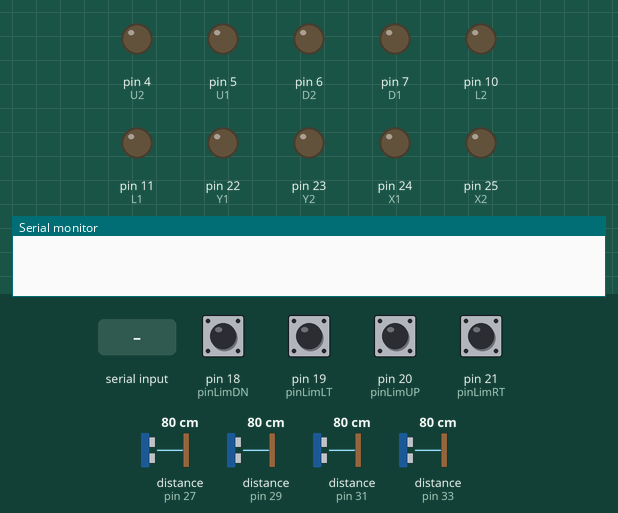
Recording of a sketch running on a simulated Arduino Mega 2560, built with avr-gcc and run on an emulated ATmega2560. On the bench: output pins drawn as LEDs (lit = HIGH), the last lines printed to the serial monitor. The inputs (shaded band) are chosen by the test bench; at power-on: pin 18 (pinLimDN), pin 19 (pinLimLT), pin 20 (pinLimUP), pin 21 (pinLimRT) HIGH, distance to the obstacle (sensors on pin 29, pin 27, pin 31, pin 33) 80 cm. The echo pulse lasts 58.3 µs per cm; pins used as bus, display or sensor lines are not drawn.

Above: at 1.2 s.
1.3 s: "w" received over Serial
At 2.7 s:
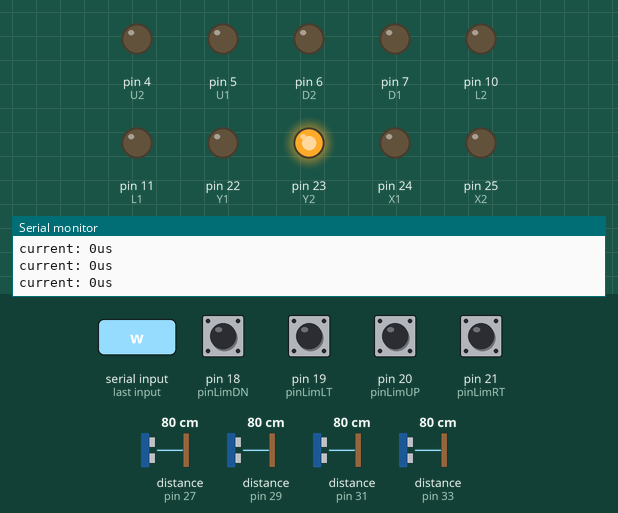
3.0 s: byte 107 (107) received over Serial
At 4.2 s:
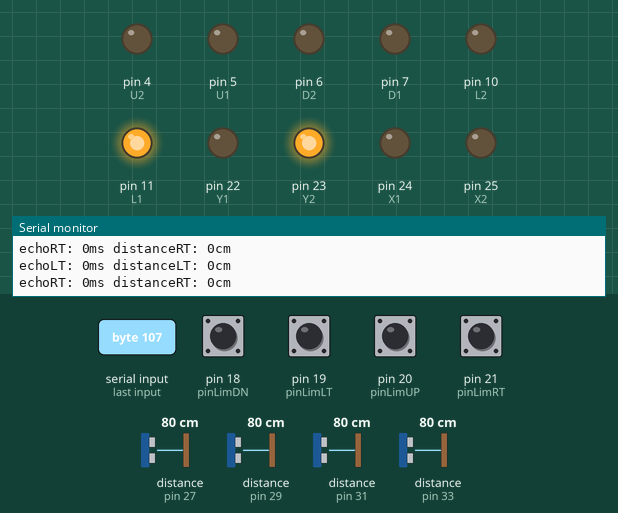
4.7 s: byte 120 (120) received over Serial
At 5.3 s:
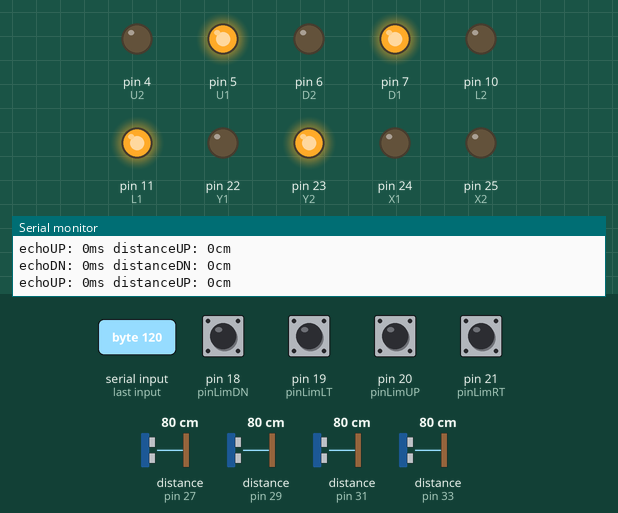
6.5 s: pin 18 (pinLimDN) pulled LOW for 0.15 s
At 7.7 s:
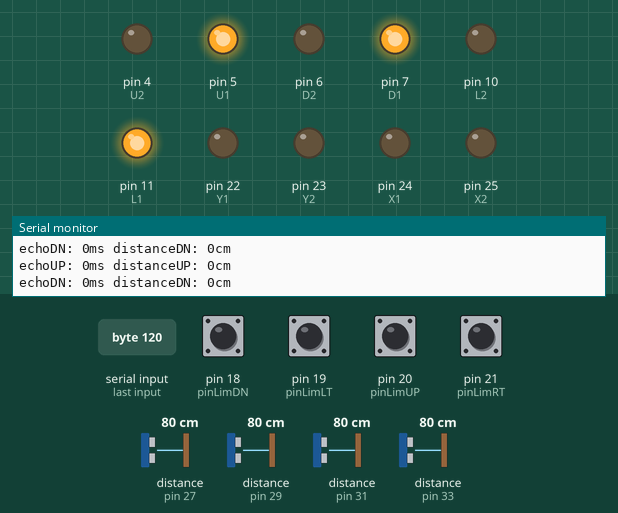
8.1 s: distance to the obstacle (sensor on pin 29) set to 7 cm
At 9.2 s:
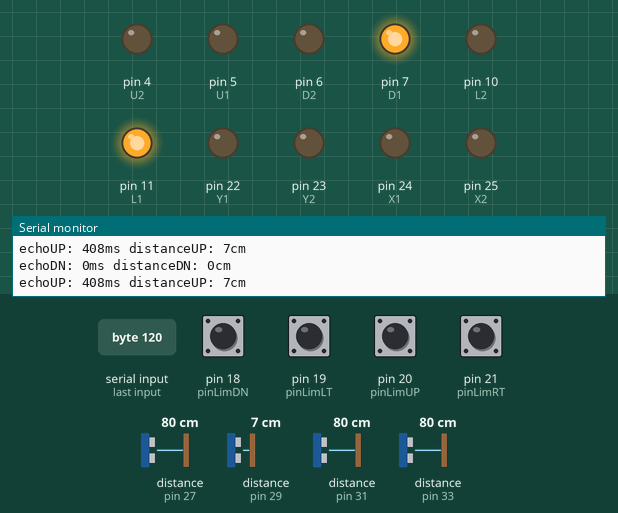
9.8 s: distance to the obstacle (sensor on pin 27) set to 7 cm
At 10.25 s:
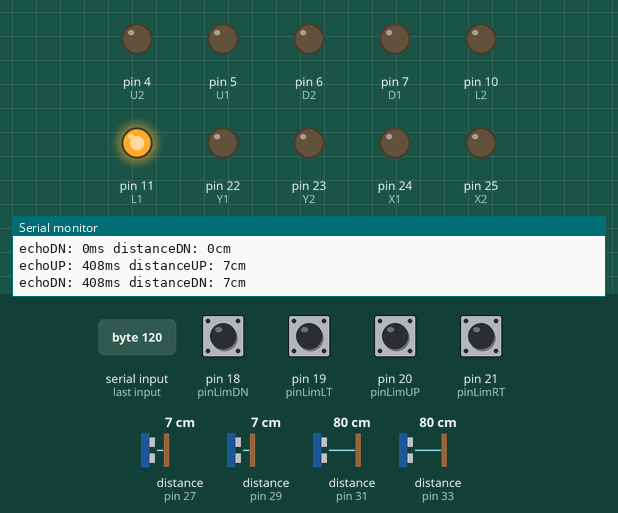
Timing chart, 0 to 12.8 s (numbered marks = the images above; inputs shaded):
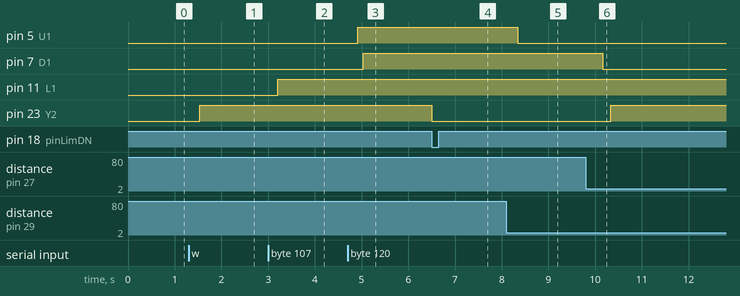

The sketch:

demoXYZ1.2.ino
```cpp
/*
   XYZ Control of Robot w/o Rotary Encoder
   by Roy S. Shin
   for CMU Mechatronics Window Washer S16

*/

/*
   Robot Control Scheme:
   wasd moves robot in x-y
   k raises feet in x-axis, l lowers feet
   i raises feet in y-axis, o lowers feet
   p prints pressure data
   invalid inputs stops all motion
*/

#include "FSM.h"
#include <NewPing.h>

volatile State state, nextState;

/* Limit Switch Pin Assignments */
const int pinLimLT = 19;
const int pinLimRT = 21;
const int pinLimUP = 20;
const int pinLimDN = 18;

/* Motor Driver 1 Pin Assignments */
const int X1 = 24;
const int X2 = 25;
const int Y1 = 22;
const int Y2 = 23;

/* Motor Driver 2 Pin Assignments */
const int L1 = 11;
const int L2 = 10;
const int R1 = 9;
const int R2 = 8;

/* Motor Driver 3 Pin Assignments */
const int U1 = 5;
const int U2 = 4;
const int D1 = 7;
const int D2 = 6;

/* Sensor Pin Assignments */
const int trigUP = 28;
const int echoUP = 29;
const int trigDN = 26;
const int echoDN = 27;
const int trigLT = 30;
const int echoLT = 31;
const int trigRT = 32;
const int echoRT = 33;
const int vacuum = A0;

/* Ultrasonic Sensor Declarations */
NewPing sonarUP(trigUP, echoUP, 8);
NewPing sonarDN(trigDN, echoDN, 8);
NewPing sonarLT(trigLT, echoLT, 8);
NewPing sonarRT(trigRT, echoRT, 8);

/* Global Variables */
volatile bool limitLT, limitRT, limitUP, limitDN;
long initial;
int count;

void setup() {
  Serial.begin(9600);

  state = stopALL;
  nextState = stopALL;

  pinMode(pinLimLT, INPUT);
  pinMode(pinLimRT, INPUT);
  pinMode(pinLimUP, INPUT);
  pinMode(pinLimDN, INPUT);

  digitalWrite(pinLimLT, HIGH);
  digitalWrite(pinLimRT, HIGH);
  digitalWrite(pinLimUP, HIGH);
  digitalWrite(pinLimDN, HIGH);

  attachInterrupt(digitalPinToInterrupt(pinLimLT), hitLT, FALLING);
  attachInterrupt(digitalPinToInterrupt(pinLimRT), hitRT, FALLING);
  attachInterrupt(digitalPinToInterrupt(pinLimUP), hitUP, FALLING);
  attachInterrupt(digitalPinToInterrupt(pinLimDN), hitDN, FALLING);

  pinMode(L1, OUTPUT);
  pinMode(L2, OUTPUT);
  pinMode(R1, OUTPUT);
  pinMode(R2, OUTPUT);
  pinMode(U1, OUTPUT);
  pinMode(U2, OUTPUT);
  pinMode(D1, OUTPUT);
  pinMode(D2, OUTPUT);
  pinMode(X1, OUTPUT);
  pinMode(X2, OUTPUT);
  pinMode(Y1, OUTPUT);
  pinMode(Y2, OUTPUT);

  stopAllMotors();
}

void loop() {
  int inByte;
  if (Serial.available() > 0) {
    inByte = Serial.read();
    switch (inByte) {
      case 97: // input character 'a'
        state = moveLT;
        break;
      case 100: // input character 'd'
        state = moveRT;
        break;
      case 119: // input character 'w'
        initial = sonarDN.ping_median(5);
        Serial.print("initial: ");
        Serial.print(initial);
        Serial.println("us");
        state = moveUPedge;
        nextState = stopALL;
        break;
      case 115: // input character 's'
        initial = sonarUP.ping_median(5);
        state = moveDNedge;
        nextState = stopALL;
        break;
      case 105: // input character 'i'
        state = switchXY;
        nextState = stopALL;
        break;
      case 111: // input character 'o'
        state = switchYX;
        nextState = stopALL;
        break;
      case 107: // input character 'k'
        state = raiseX;
        nextState = stopALL;
        break;
      case 108: // input character 'l'
        state = lowerX;
        nextState = stopALL;
        break;
      case 112: // input character 'p', display pressure data
        displayPressure();
        break;
      case 120: // x
        state = switchXY;
        nextState = moveUPedge;
        break;
      default:
        state = stopALL;
        break;
    }
  }

  long current;
  bool up, dn, rt, lt;

  switch (state) {
    case moveUP:
      if (digitalRead(pinLimUP) == HIGH) {
        limitUP = false;
      } else {
        limitUP = true;
      }

      if (!limitUP) {
        digitalWrite(Y1, LOW);
        digitalWrite(Y2, HIGH);
        limitDN = false;
        break;
      } else {
        digitalWrite(Y1, LOW);
        digitalWrite(Y2, LOW);
        break;
      }

    case moveUPedge:
      current = sonarDN.ping_median(5);
      Serial.print("current: ");
      Serial.print(current);
      Serial.println("us");
      if (digitalRead(pinLimUP) == HIGH) {
        limitUP = false;
      } else {
        limitUP = true;
      }

      if (!limitUP) { //&& (initial - current < 100) && (initial - current > -100)) {
        digitalWrite(Y1, LOW);
        digitalWrite(Y2, HIGH);
        limitDN = false;
        break;
      } else {
        digitalWrite(Y1, LOW);
        digitalWrite(Y2, LOW);
        state = nextState;
        nextState = stopALL;
        break;
      }

    case moveDN:
      if (digitalRead(pinLimDN) == HIGH) {
        limitDN = false;
      } else {
        limitDN = true;
      }

      if (!limitDN) {
        digitalWrite(Y1, HIGH);
        digitalWrite(Y2, LOW);
        limitUP = false;
        break;
      } else {
        digitalWrite(Y1, LOW);
        digitalWrite(Y2, LOW);
        break;
      }

    case moveDNedge:
      current = sonarUP.ping_median(5);
      Serial.print("current: ");
      Serial.print(current);
      Serial.println("us");
      if (digitalRead(pinLimDN) == HIGH) {
        limitDN = false;
      } else {
        limitDN = true;
      }

      if (!limitDN ) { //&& (initial - current < 100) && (initial - current > -100)) {
        digitalWrite(Y1, HIGH);
        digitalWrite(Y2, LOW);
        limitUP = false;
        break;
      } else {
        digitalWrite(Y1, LOW);
        digitalWrite(Y2, LOW);
        state = nextState;
        nextState = stopALL;
        break;
      }

    case moveLT:
      if (digitalRead(pinLimLT) == HIGH) {
        limitLT = false;
      } else {
        limitLT = true;
      }

      if (!limitLT) {
        digitalWrite(X1, HIGH);
        digitalWrite(X2, LOW);
        limitRT = false;
        break;
      } else {
        digitalWrite(X1, LOW);
        digitalWrite(X2, LOW);
        break;
      }

    case moveRT:
      if (digitalRead(pinLimRT) == HIGH) {
        limitRT = false;
      } else {
        limitRT = true;
      }

      if (!limitRT) {
        digitalWrite(X1, LOW);
        digitalWrite(X2, HIGH);
        limitLT = false;
        break;
      } else {
        digitalWrite(X1, LOW);
        digitalWrite(X2, LOW);
        break;
      }

    case switchXY:
      // lower X
      // engage X cups
      // release Y cups
      // raise Y cups
      up = setUP(400);
      dn = setDN(400);
      if (up && dn) {
        state = nextState;
        nextState = switchYX;
      }
      break;

    case switchYX:
      up = setUP(235);
      dn = setDN(235);
      if (up && dn) {
        state = nextState;
        nextState = stopALL;
      }
      break;

    case lowerX:
      lt = setLT(235);
      rt = setRT(235);
      if (lt && rt) {
        state = nextState;
        nextState = stopALL;
      }
      break;

    case raiseX:
      lt = setLT(350);
      rt = setRT(350);
      if (lt && rt) {
        state = nextState;
        nextState = stopALL;
      }
      break;

    case stopALL:
      stopAllMotors();
      break;
  }
  delay(50);
}

void displayPressure() {
  int sensor = analogRead(A0);
  float voltage = sensor * (5.0 / 1023.0);
  float pressure = (voltage - 2.82) / 0.054;
  Serial.print("Pressure: ");
  Serial.println(pressure);
  return;
}

bool setUP(long target) {
  long echo = sonarUP.ping_median(5);
  long distance = sonarUP.convert_cm(echo);
  Serial.print("echoUP: ");
  Serial.print(echo);
  Serial.print("ms ");
  Serial.print("distanceUP: ");
  Serial.print(distance);
  Serial.println("cm");
  if (target - echo > 13) {
    digitalWrite(U1, HIGH);
    digitalWrite(U2, LOW);
    return false;
  } else if (target - echo < -18) {
    digitalWrite(U1, LOW);
    digitalWrite(U2, HIGH);
    return false;
  } else {
    digitalWrite(U1, LOW);
    digitalWrite(U2, LOW);
    return true;
  }
}

bool setDN(long target) {
  long echo = sonarDN.ping_median(5);
  long distance = sonarDN.convert_cm(echo);
  Serial.print("echoDN: ");
  Serial.print(echo);
  Serial.print("ms ");
  Serial.print("distanceDN: ");
  Serial.print(distance);
  Serial.println("cm");
  if (target - echo > 10) {
    digitalWrite(D1, HIGH);
    digitalWrite(D2, LOW);
    return false;
  } else if (target - echo < -20) {
    digitalWrite(D1, LOW);
    digitalWrite(D2, HIGH);
    return false;
  } else {
    digitalWrite(D1, LOW);
    digitalWrite(D2, LOW);
    return true;
  }
}

bool setLT(long target) {
  long echo = sonarLT.ping_median(5);
  long distance = sonarLT.convert_cm(echo);
  Serial.print("echoLT: ");
  Serial.print(echo);
  Serial.print("ms ");
  Serial.print("distanceLT: ");
  Serial.print(distance);
  Serial.println("cm");
  if (target - echo > 10) {
    digitalWrite(L1, HIGH);
    digitalWrite(L2, LOW);
    return false;
  } else if (target - echo < -20) {
    digitalWrite(L1, LOW);
    digitalWrite(L2, HIGH);
    return false;
  } else {
    digitalWrite(L1, LOW);
    digitalWrite(L2, LOW);
    return true;
  }
}

bool setRT(long target) {
  long echo = sonarRT.ping_median(5);
  long distance = sonarRT.convert_cm(echo);
  Serial.print("echoRT: ");
  Serial.print(echo);
  Serial.print("ms ");
  Serial.print("distanceRT: ");
  Serial.print(distance);
  Serial.println("cm");
  if (target - echo > 10) {
    digitalWrite(R1, HIGH);
    digitalWrite(R2, LOW);
    return false;
  } else if (target - echo < -20) {
    digitalWrite(R1, LOW);
    digitalWrite(R2, HIGH);
    return false;
  } else {
    digitalWrite(R1, LOW);
    digitalWrite(R2, LOW);
    return true;
  }
}

void stopAllMotors() {
  digitalWrite(L1, LOW);
  digitalWrite(L2, LOW);
  digitalWrite(R1, LOW);
  digitalWrite(R2, LOW);
  digitalWrite(U1, LOW);
  digitalWrite(U2, LOW);
  digitalWrite(D1, LOW);
  digitalWrite(D2, LOW);
  digitalWrite(X1, LOW);
  digitalWrite(X2, LOW);
  digitalWrite(Y1, LOW);
  digitalWrite(Y2, LOW);
  return;
}

void hitLT() {
  digitalWrite(X1, LOW);
  digitalWrite(X2, LOW);
  state = stopALL;
  limitLT = true;
  return;
}

void hitRT() {
  digitalWrite(X1, LOW);
  digitalWrite(X2, LOW);
  state = stopALL;
  limitRT = true;
  return;
}

void hitUP() {
  digitalWrite(Y1, LOW);
  digitalWrite(Y2, LOW);
  limitUP = true;
  return;
}

void hitDN() {
  digitalWrite(Y1, LOW);
  digitalWrite(Y2, LOW);
  limitDN = true;
  return;
}
```

FSM.h
```cpp
enum State{
  moveUP,
  moveUPedge,
  moveDN,
  moveDNedge,
  moveLT,
  moveRT,
  liftU,
  lowerU,
  liftY,
  lowerY,
  stopALL,
  switchXY,
  switchYX,
  raiseX,
  lowerX,
};
```

Measured:
- after the input at 1.3 s, pin 23 (Y2): LOW → HIGH after 0.24 s
- after the input at 3.0 s, pin 11 (L1): LOW → HIGH after 0.21 s
- after the input at 4.7 s, pin 5 (U1): LOW → HIGH after 0.22 s; pin 7 (D1): LOW → HIGH after 0.34 s
- after the input at 6.5 s, pin 23 (Y2): HIGH → LOW at once
- after the input at 8.1 s, pin 5 (U1): HIGH → LOW after 0.24 s
- after the input at 9.8 s, pin 7 (D1): HIGH → LOW after 0.37 s; pin 23 (Y2): LOW → HIGH after 0.53 s
